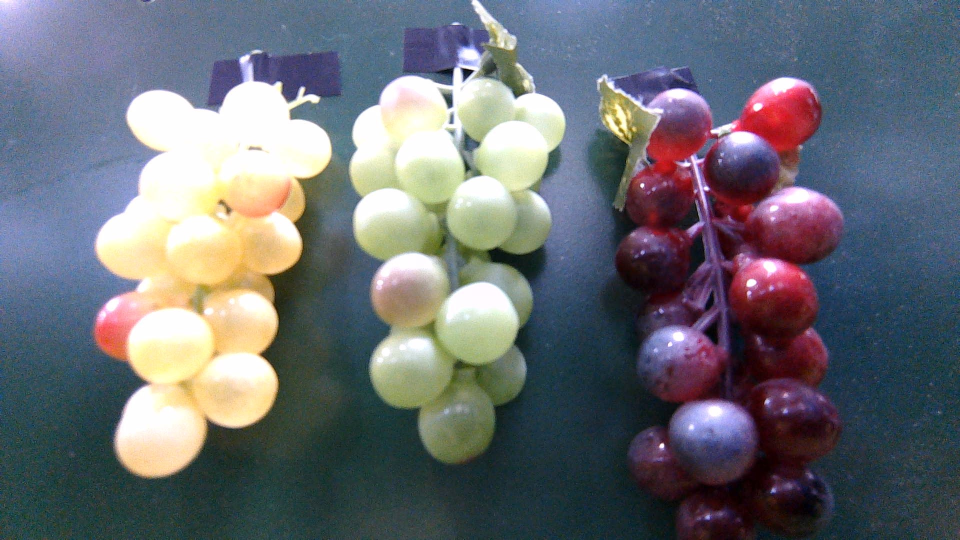
#> input picture 1.jpg, 1920 x 1080 px, given in place of the camera (shown at 1/2 size)
$ python CetColor_RGY.py
#> lines starting #> are read from the running program, lines starting #| are printed output that depends on the picture; after the words box and inside, x2 and y2 are one past the last pixel; in counts of white or black regions, pixels touching at a corner belong together
import cv2
import numpy as np

# Initialize the trackbar window
cv2.namedWindow("Color Trackbar")
cv2.namedWindow("Image with Contours")

def display(value):
    pass

# Create trackbars for upper and lower color range
cv2.createTrackbar("B_up", "Color Trackbar", 0, 255, display)
cv2.createTrackbar("G_up", "Color Trackbar", 0, 255, display)
cv2.createTrackbar("R_up", "Color Trackbar", 0, 255, display)

cv2.createTrackbar("B_low", "Color Trackbar", 0, 255, display)
cv2.createTrackbar("G_low", "Color Trackbar", 0, 255, display)
cv2.createTrackbar("R_low", "Color Trackbar", 0, 255, display)

# Load the image
img = cv2.VideoCapture(0)
img.set(3, 640)
img.set(4, 480)
# img = cv2.imread("1.jpg") #กีวี

# img = cv2.resize(img, (640, 480))
kernel = np.ones((5, 5), "uint8")
while True:
    ret, imageFrame = img.read()
#> imageFrame is the input picture: shape (1080, 1920, 3); mean B, G, R 116.2, 109.7, 106.4
    imageFrame = cv2.rotate(imageFrame, cv2.ROTATE_180)
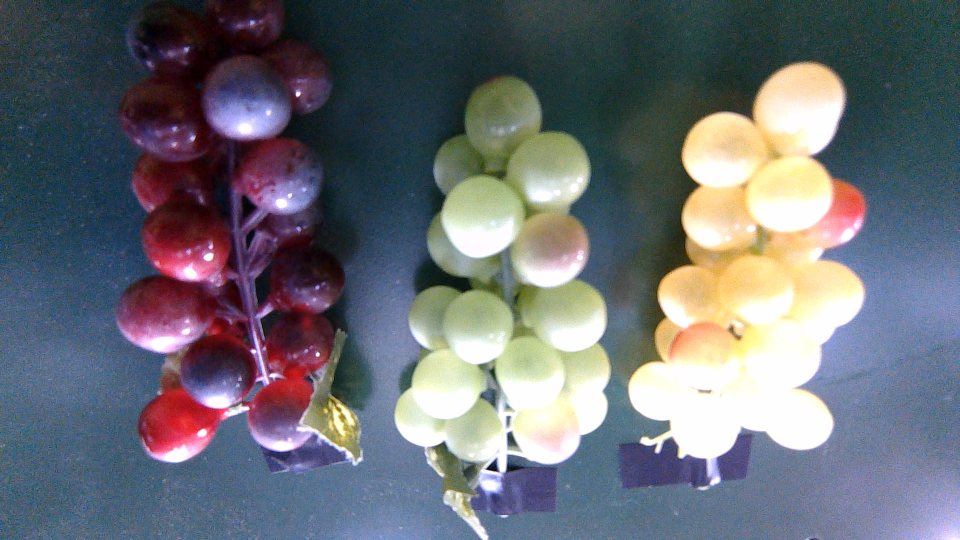
#> imageFrame: shape (1080, 1920, 3) (shown at 1/2 size); mean B, G, R 116.2, 109.7, 106.4
    if not ret:
        break
    # Get values from trackbars
    blue_up = cv2.getTrackbarPos("B_up", "Color Trackbar")
    green_up = cv2.getTrackbarPos("G_up", "Color Trackbar")
    red_up = cv2.getTrackbarPos("R_up", "Color Trackbar")

    blue_low = cv2.getTrackbarPos("B_low", "Color Trackbar")
    green_low = cv2.getTrackbarPos("G_low", "Color Trackbar")
    red_low = cv2.getTrackbarPos("R_low", "Color Trackbar")

    # Define the range of the color in HSV
    lower_bound = np.array([blue_low, green_low, red_low])
    upper_bound = np.array([blue_up, green_up, red_up])

    # Convert the frame to HSV color space
    hsv = cv2.cvtColor(imageFrame, cv2.COLOR_BGR2HSV)
#> hsv: shape (1080, 1920, 3); mean H, S, V 91.6, 94, 131.2

    # Threshold the HSV image to get only the selected colors
    mask = cv2.inRange(hsv, lower_bound, upper_bound)
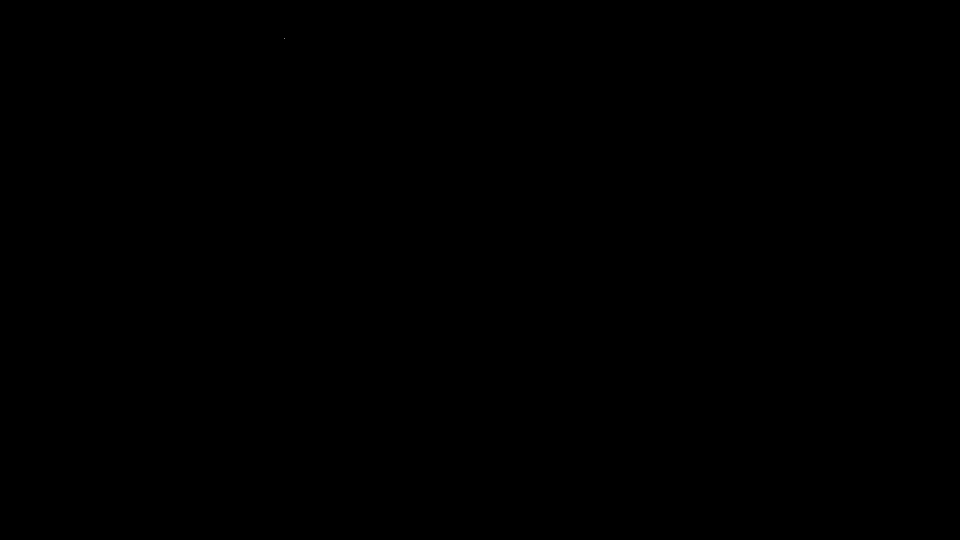
#> mask: shape (1080, 1920) (shown at 1/2 size); 0% white in thin lines or dots, all inside (x1, y1, x2, y2) = (568, 76, 569, 77)
            # Creating contour to track color

    upper_bound = np.array([blue_up, green_up, red_up])
    print(f"lower_upper: {lower_bound,blue_up,green_up,red_up}")
    # [8 lines of commented-out code are left out]
    cv2.imshow("Image with Contours", imageFrame)
    cv2.imshow("Color Trackbar", mask)

    if cv2.waitKey(1) & 0xFF == ord("e"):
#> (key e is pressed here)
        break


cv2.destroyAllWindows()
